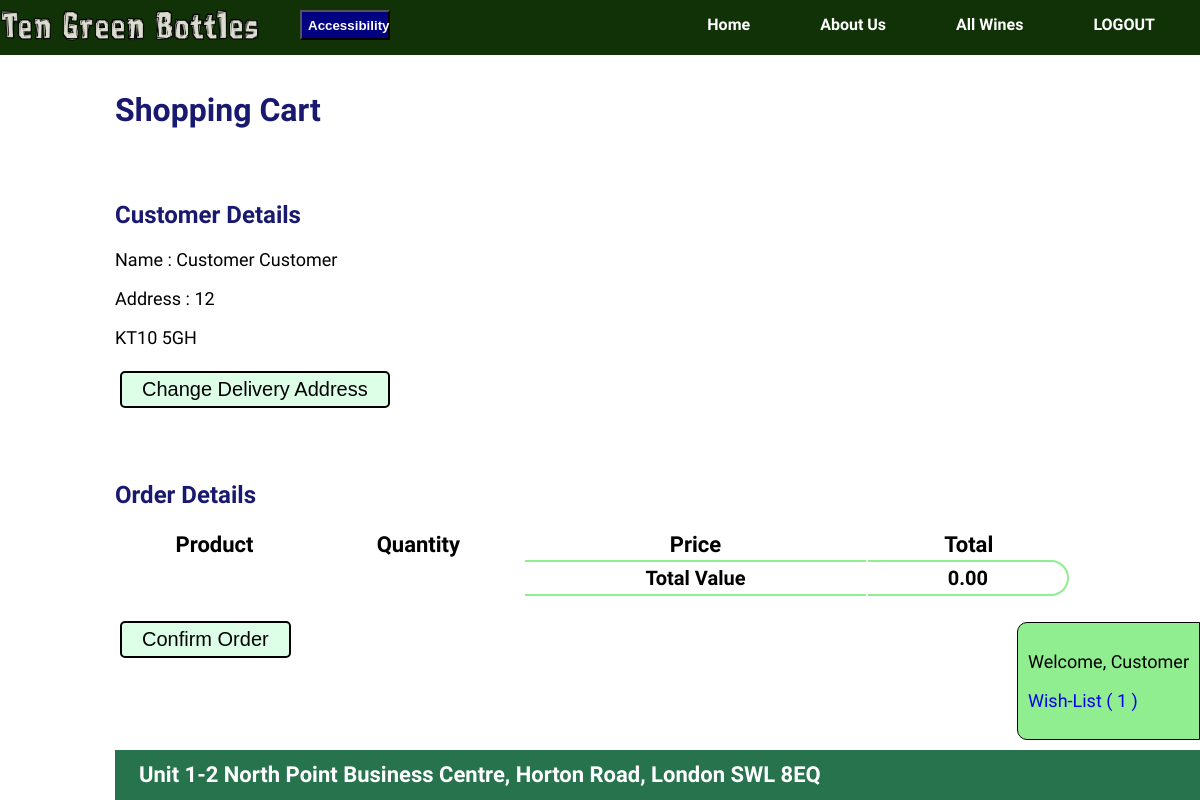
/cart.php (signed in), run on the app's committed database.
### tables this page shows
CREATE TABLE IF NOT EXISTS `customer` (
  `customer_id` int(11) NOT NULL,
  `first_name` varchar(100) NOT NULL,
  `last_name` varchar(100) NOT NULL,
  `phone_number` varchar(15) DEFAULT NULL,
  `email_address` varchar(255) NOT NULL,
  `password` varchar(255) NOT NULL,
  `access` int(11) NOT NULL DEFAULT '0',
  `address_id_fk` int(11) NOT NULL
);

CREATE TABLE IF NOT EXISTS `address` (
  `address_id` int(11) NOT NULL,
  `door_number_name` varchar(25) NOT NULL,
  `street_name` varchar(255) DEFAULT NULL,
  `city` varchar(255) DEFAULT NULL,
  `county` varchar(255) DEFAULT NULL,
  `post_code` varchar(10) NOT NULL
);

### Database/db_access.php (called while the page is built, shortened)
<?php
    class DbConnection {
        private $db_host = "localhost";
        private $db_user = "wine_user";
        private $db_name = "wine_app";
        private $db_pass = "paulNeve";
        protected $dbConn;
        public function __construct() {
            try {
                $this->dbConn = new PDO("mysql:host=$this->db_host;dbname=$this->db_name", $this->db_user, $this->db_pass);
                $this->dbConn->setAttribute(PDO::ATTR_ERRMODE, PDO::ERRMODE_EXCEPTION);
            } catch(PDOException $ex) {
                echo 'CONNECTION ERROR: ' . $ex->getMessage();
            }
        }
        public function getPdo() {
            return $this->dbConn;
        }
    }
    require_once ("Database/db_Read.php");
    $readObject = new ReadObject();
?>

### Database/db_Read.php (called while the page is built, shortened)
<?php
    class Read extends DbConnection {
        protected $pdo;
        public function __construct() {
            $this->pdo = $this->getPdo();
        }
        protected function readQCP($_q, $_c, array $_p) {
            $statement = $this->pdo->prepare($_q);
            $statement->execute($_p);
            $result = $statement->fetchAll(PDO::FETCH_CLASS, $_c);
            return $result;
        }
    }
    class ReadObject extends Read {
        function getAllWishListById($_id) {
            $q = "SELECT * FROM wish_list WHERE customer_id_fk = ?";
            $c = 'WishList';
            $p = [$_id];
            return $this->readQCP($q, $c, $p);
        }
        function getUserById($_id) {
            $q = "SELECT * FROM customer WHERE customer_id = ? LIMIT 1";
            $c = 'Customer';
            $p = [$_id];
            return $this->readQCP($q, $c, $p);
        }
        function getAddressById($_aId) {
            $q = "SELECT * FROM address WHERE address_id = ? LIMIT 1";
            $c = 'Address';
            $p = [$_aId];
            return $this->readQCP($q, $c, $p);
        }
    }
?>

### Controllers/main_controller.php (called while the page is built, shortened)
<?php
require_once("Database/db_access.php");
require_once ("Model/m_customer.php");
if (isset($_SESSION["Customer"])) {
    $currentUser = $readObject->getUserById($_SESSION["Customer"]);
    $userWishList = $readObject->getAllWishListById($_SESSION["Customer"]);
}
?>

### Model/m_customer.php (called while the page is built, shortened)
<?php
    class Customer implements JsonSerializable {
        public function __get($name) {
            return $this->$name;
        }
    }
    class Address {
        public function __get($name) {
            return $this->$name;
        }
    }
?>

### Controllers/cart_controller.php (called while the page is built, shortened)
<?php
require_once("Database/db_access.php");
require_once ("Model/m_customer.php");
if (isset($_SESSION["Customer"])) {
    if (isset($_SESSION["address"])) {
        $userAddress = $readObject->getAddressById($_SESSION['address']);
        unset($_SESSION["address"]);
    } else {
        $userAddress = $readObject->getAddressById($currentUser[0]->address_id_fk);
    }
} else {
    header('Location: sign_in.php?cart=1');
    die();
}
?>

### cart.php (the view, shortened to what this page needs)
<?php require_once ("Includes/header.php"); ?>
<?php require_once ("Controllers/cart_controller.php"); ?>
<?php require_once ("Includes/info.php"); ?>
    <div class="row">
        <div class="col-offset-lg-2 col-lg-8 col-offset-md-1 col-md-10 col-sm-12">
            <h1>Shopping Cart</h1>
        </div>
    </div>
    <div class="row">
        <div class="col-offset-lg-2 col-lg-8 col-offset-md-1 col-md-10 col-sm-12 formContent">
            <h2>Customer Details</h2>
            <p>Name : <?= $currentUser[0]->first_name ?> <?= $currentUser[0]->last_name ?></p>
            <p>Address : <?= $userAddress[0]->door_number_name ?> <?= $userAddress[0]->street_name ?></p>
            <p><?= $userAddress[0]->post_code ?></p>
            <form method="post" action="address.php">
                <input type="submit" value="Change Delivery Address">
            </form>
        </div>
    </div>
    <br/>
<div class="row">
    <div class="col-offset-lg-2 col-lg-8 col-offset-md-1 col-md-10 col-sm-12 formContent">
        <h2>Order Details</h2>
        <div class="tableData">
            <table>
                <tr>
                    <th>Product</th>
                    <th>Quantity</th>
                    <th>Price</th>
                    <th>Total</th>
                    <th></th>
                    <th></th>
                </tr>
                <tr>
                    <th></th>
                    <th></th>
                    <td><strong>Total Value</strong></td>
                    <td><strong><?= number_format((float)$_SESSION["total"], 2, '.', ',') ?></strong></td>
                </tr>
            </table>
        </div>
    <br/>
    <form method="post" action="order.php">
        <input type="submit" value="Confirm Order">
    </form>
<?php require_once ("Includes/footer.php"); ?>

### Includes/info.php (shortened to what this page needs)
<div id="userInfo">
    <?php if(isset($_SESSION["Customer"])): ?>
        <p>Welcome, <?= $currentUser[0]->first_name ?></p>
        <a href="wine.php?wine_type=showWish&iCode=filter"><p>Wish-List ( <?= count($userWishList) ?> )</p></a>
    <?php endif; ?>
</div>

### Style/main.css (style rules this page uses)
* { box-sizing: border-box; }
body { width: 100%; height: 100%; margin: 0px; padding: 0px; }
h1, h2, h3,h4,h5,h6,p,span,li,a, label, td, th { font-family: 'Muli', sans-serif; }
h1 { color: midnightblue; text-align: left; font-weight: bold; font-size: 32px; }
h2 { color: midnightblue; font-size: 24px; }
p, li, a, span { font-size: 18px; list-style: none; }
a { text-decoration: none; }

### Style/element.css (style rules this page uses)
#userInfo { position: fixed; background-color: lightgreen; right: 0; bottom: 60px; Padding: 10px; font-size: 14px; border: 1px solid black; border-bottom-left-radius: 10px; border-top-left-radius: 10px; z-index: 1; }

### Style/responsive.css (style rules this page uses)
.row::after { content: ""; clear: both; display: table; }
[class*="col-"] { float: left; padding: 15px; }
@media only screen and (min-width: 0) { [class*="col-"] { width: 100%; } }
@media only screen and (min-width: 640px) { .col-sm-12 { width: 100%; } }
@media only screen and (min-width: 960px) { .col-md-10 { width: 83.3333333333%; } }
@media only screen and (min-width: 960px) { .col-offset-md-1 { margin-left:8.3333333333% } }

### danger.css (style rules this page uses)
.formContent input[type=submit], .formContent input[type=file], .formContent button { float: none; margin: 5px; font-size: 20px; padding: 5px 20px; background-color: #ddffe8; border: 2px solid black; border-radius: 5px; }
.tableData table { margin-left: auto; margin-right: auto; width: 100%; text-align: center; }
.tableData th { font-size: 22px; font-weight: bolder; }
.tableData td { padding: 4px 20px; width: auto; border-top: 2px solid lightgreen; border-bottom: 2px solid lightgreen; margin: 10px 0px; font-size: 20px; }
.tableData td:last-child { border-right: 2px solid lightgreen; border-top-right-radius: 20px; border-bottom-right-radius: 20px; }

### data on the page
customer: first_name "Customer", last_name "Customer"
address: door_number_name "12", post_code "KT10 5GH"

### other printed values
count($userWishList) "1"
$_SESSION["total"] "0.00"
